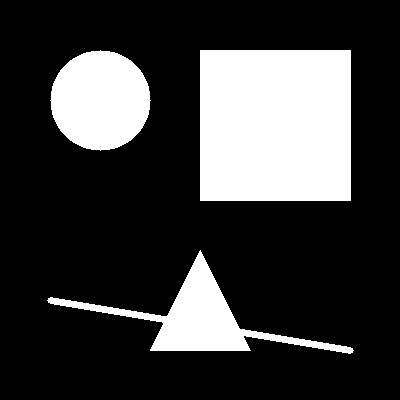
//> input picture samples/data/feature_test.jpg, 400 x 400 px
$ ./feature_detection   (built with g++ and OpenCV 4)
//> lines starting //> are read from the running program, lines starting //| are printed output that depends on the picture
#include <opencv2/core/core.hpp>
#include <opencv2/features2d.hpp>          // ORB/FAST
#include <opencv2/xfeatures2d.hpp>         // SIFT（需 opencv-contrib）
#include <iostream>

#include "opencv2/highgui.hpp"
#include "opencv2/imgcodecs.hpp"
#include "opencv2/imgproc.hpp"

using namespace cv;
using namespace cv::xfeatures2d;          // SIFT 命名空间
using namespace std;

int main() {
    // 1️⃣ 读取测试图片（灰度）
    Mat img = imread(samples::findFile("feature_test.jpg"), IMREAD_GRAYSCALE);
//> img is the input picture: 400 rows x 400 cols, CV_8UC1; min 0, max 255, mean 59.5
    if (img.empty()) {
        cerr << "图片读取失败，请检查路径" << endl;
        return -1;
    }

    // =======================
    // 2️⃣ Harris 角点检测
    // =======================
    Mat dst, dst_norm;
    dst = Mat::zeros(img.size(), CV_32FC1);  // 创建浮点图像存储角点响应
    int blockSize = 2;    // 邻域大小
    int ksize = 3;        // Sobel 卷积核大小
    double k = 0.04;      // Harris 参数，通常 0.04~0.06
    cornerHarris(img, dst, blockSize, ksize, k);
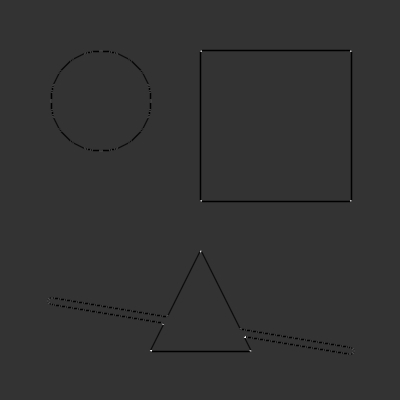
//> dst: 400 rows x 400 cols, CV_32FC1; min -0.04, max 0.157, mean -0.000454; drawn with min black and max white

    normalize(dst, dst_norm, 0, 255, NORM_MINMAX, CV_32FC1); // 归一化到 0~255
    Mat dst_norm_scaled;
    convertScaleAbs(dst_norm, dst_norm_scaled);              // 转换为 8 位显示

    // 标记角点（阈值 150，可调）
    for (int j = 0; j < dst_norm.rows; j++) {
        for (int i = 0; i < dst_norm.cols; i++) {
            if ((int)dst_norm.at<float>(j,i) > 150) {
                circle(dst_norm_scaled, Point(i,j), 5, Scalar(0,0,255), 2);
            }
        }
    }
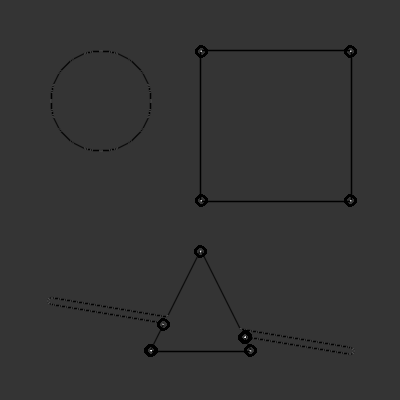
//> dst_norm_scaled: 400 rows x 400 cols, CV_8UC1; min 0, max 255, mean 51.1

    imshow("Harris Corners", dst_norm_scaled);

    // =======================
    // 3️⃣ FAST 特征点检测
    // =======================
    vector<KeyPoint> fast_keypoints;
    Ptr<FastFeatureDetector> fast = FastFeatureDetector::create(
        50,   // 阈值，像素差异大于该值认为是角点
        true  // 是否使用非极大抑制
    );
    fast->detect(img, fast_keypoints);
//> fast_keypoints = 24 keypoints; strongest (x, y, size): (350, 50, 7), (350, 198, 7), (350, 200, 7), (100, 150, 7)

    Mat fast_out;
    drawKeypoints(img, fast_keypoints, fast_out, Scalar::all(-1), DrawMatchesFlags::DEFAULT);
    imshow("FAST Keypoints", fast_out);

    // =======================
    // 4️⃣ ORB 特征点检测
    // =======================
    Ptr<ORB> orb = ORB::create(500); // 最大检测 500 个关键点
    vector<KeyPoint> orb_keypoints;
    Mat orb_descriptors;
    orb->detectAndCompute(img, noArray(), orb_keypoints, orb_descriptors);
//> orb_keypoints = 161 keypoints; strongest (x, y, size): (160, 324, 31), (348, 200, 31), (350, 198, 31), (160, 323, 37.2)

    Mat orb_out;
    drawKeypoints(img, orb_keypoints, orb_out, Scalar::all(-1), DrawMatchesFlags::DEFAULT);
    imshow("ORB Keypoints", orb_out);

    // =======================
    // 5️⃣ SIFT 特征点检测（需 opencv-contrib）
    // =======================
    Ptr<SIFT> sift = SIFT::create();
    vector<KeyPoint> sift_keypoints;
    Mat sift_descriptors;
    sift->detectAndCompute(img, noArray(), sift_keypoints, sift_descriptors);
//> sift_keypoints = 49 keypoints; strongest (x, y, size): (98, 100, 61.6), (199, 318, 50.8), (275, 127, 97.7), (349, 350, 5.4)

    Mat sift_out;
    drawKeypoints(img, sift_keypoints, sift_out, Scalar::all(-1), DrawMatchesFlags::DEFAULT);
    imshow("SIFT Keypoints", sift_out);

    cout << "Harris: 未生成描述子，仅角点数量可视化" << endl;
    cout << "FAST: " << fast_keypoints.size() << " 个关键点" << endl;
//| FAST: 24 个关键点
    cout << "ORB: " << orb_keypoints.size() << " 个关键点" << endl;
//| ORB: 161 个关键点
    cout << "SIFT: " << sift_keypoints.size() << " 个关键点" << endl;
//| SIFT: 49 个关键点

    waitKey(0);
    return 0;
}
